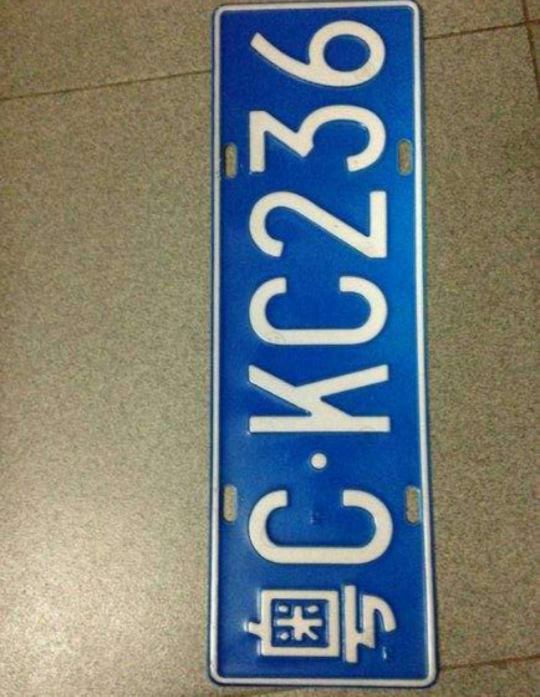
#> input picture pq/5.jpg, 1080 x 1393 px (shown at 1/2 size)
$ python perspective-quadrilateral.py   (Python 2 division)
#> lines starting #> are read from the running program, lines starting #| are printed output that depends on the picture; after the words box and inside, x2 and y2 are one past the last pixel; in counts of white or black regions, pixels touching at a corner belong together

# coding: utf-8

# In[4]:

import cv2
import matplotlib.colors
import requests
import tempfile
import matplotlib.pyplot as plt
import numpy as np


# In[27]:

src = cv2.imread("5.jpg")
#> src is the input picture: shape (1393, 1080, 3); mean B, G, R 123.2, 122.7, 114.1
assert src is not None and len(src), "Empty"


# In[28]:

plt.imshow(cv2.cvtColor(src, cv2.COLOR_BGR2RGB))
_ = plt.xticks([]), plt.yticks([])
plt.show()


# In[29]:

bw = cv2.cvtColor(src, cv2.COLOR_BGR2GRAY)
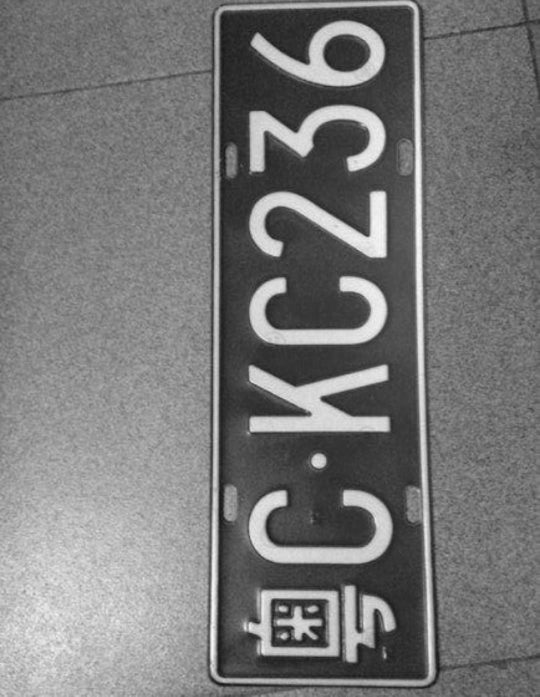
#> bw: shape (1393, 1080) (shown at 1/2 size); min 16, max 251, mean 120.1


# In[30]:

plt.imshow(bw, cmap = 'gray', )
_ = plt.xticks([]), plt.yticks([])
plt.show()


# In[31]:

bw_blur = cv2.blur(bw, (3,3))


# In[32]:

plt.imshow(bw_blur, cmap = 'gray', )
_ = plt.xticks([]), plt.yticks([])
plt.show()


# In[33]:

threshold_min = 100
ratio_min_max = 1
bw_canny = cv2.Canny(bw_blur, threshold_min, threshold_min*ratio_min_max, apertureSize=3)
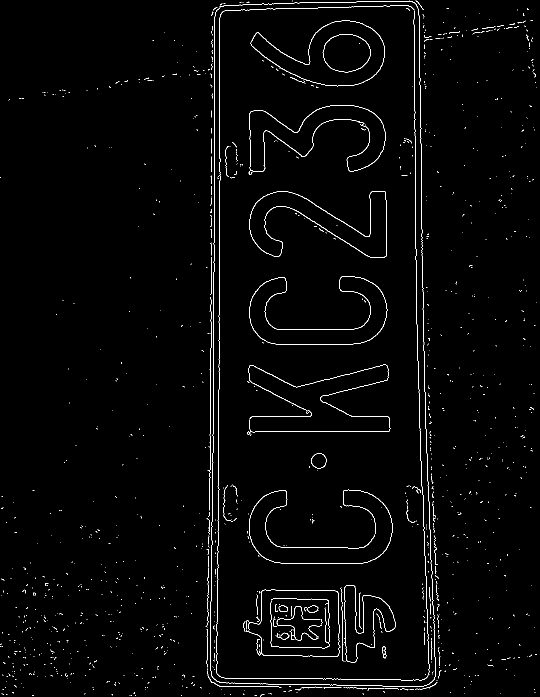
#> bw_canny: shape (1393, 1080) (shown at 1/2 size); 1.6% white in thin lines or dots


# In[34]:

plt.imshow(bw_canny, cmap = 'gray', )
_ = plt.xticks([]), plt.yticks([])
plt.show()


# In[41]:

lines = cv2.HoughLinesP(bw_canny, 1, np.pi/180, 70, minLineLength=80, maxLineGap=10)[0]
#> lines = [[438, 778, 438, 366]]
len(lines)
print "lines_length:",len(lines)
#| lines_length: 1


src_lines = src.copy()
for x1,y1,x2,y2 in lines:
    cv2.line(src_lines,(x1,y1),(x2,y2),(0,255,0),2)
#> this loop made 1 pass
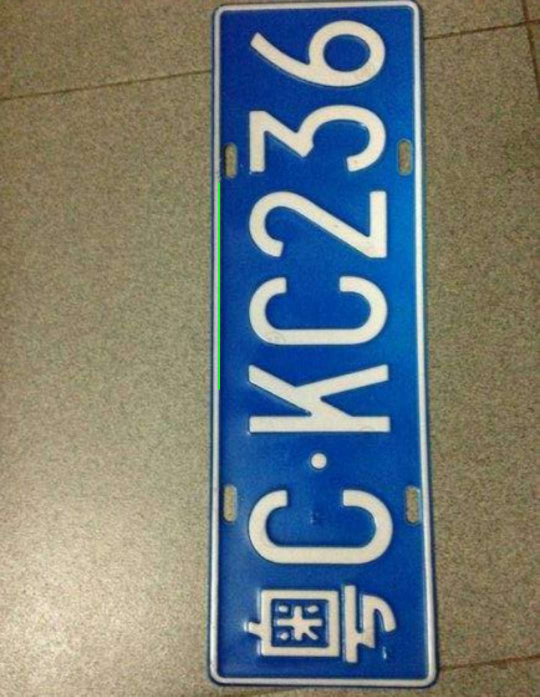
#> src_lines: shape (1393, 1080, 3) (shown at 1/2 size); 0.08% of pixels changed, all inside (x1, y1, x2, y2) = (437, 365, 440, 780)

plt.imshow(cv2.cvtColor(src_lines, cv2.COLOR_BGR2RGB))
_ = plt.xticks([]), plt.yticks([])
plt.show()


# [18 lines left out: function computeIntersect, not called in this run]


corners = []
for i, lineI in enumerate(lines):
    for lineJ in lines[i+1:]:
        x, y = computeIntersect(lineI, lineJ)
        if x >=0 and y >= 0:
            corners.append((x, y))
#> this loop made 1 pass
#> after the loop, corners = []


src_corners = src.copy()
for x1,y1,x2,y2 in lines:
    cv2.line(src_corners,(x1,y1),(x2,y2),(0,255,0),2)

for x1,y1 in corners:
    cv2.circle(src_corners,(x1,y1),3,(0,0,255),2)
#> this loop made 0 passes

plt.imshow(cv2.cvtColor(src_corners, cv2.COLOR_BGR2RGB))
_ = plt.xticks([]), plt.yticks([])
plt.show()


corners_mat = np.array(corners)
#> corners_mat = empty array


#> (the run stopped early here; a loop or call above may not have finished)

$ run again, with pq/1.jpg copied over pq/5.jpg
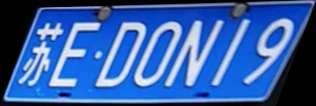
#> input picture pq/1.jpg, 316 x 106 px
#> src is the input picture: shape (106, 316, 3); mean B, G, R 166.9, 96.3, 55.1
#> `bw_canny = cv2.Canny(bw_blur, threshold_min, threshold_min*ratio_min_m..`:
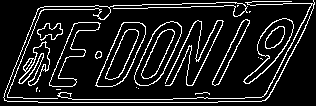
#> bw_canny: shape (106, 316); 11.8% white in thin lines or dots
#> lines = [[38, 102, 217, 102]]
#| lines_length: 1
#> the loop `for x1,y1,x2,y2 in lines:` made 1 pass
#> after the loop `for x1,y1,x2,y2 in lines:`:
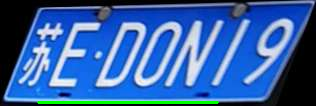
#> src_lines: shape (106, 316, 3); 1.62% of pixels changed, all inside (x1, y1, x2, y2) = (37, 101, 219, 104)
#> the loop `for i, lineI in enumerate(lines):` made 1 pass
#> after the loop `for i, lineI in enumerate(lines):`: corners = []
#> corners_mat = empty array

$ run again, with pq/card.jpg copied over pq/5.jpg
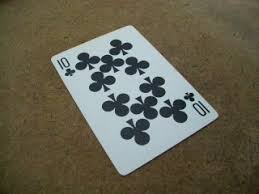
#> input picture pq/card.jpg, 259 x 194 px
#> src is the input picture: shape (194, 259, 3); mean B, G, R 81.1, 98.1, 102
#> `bw_canny = cv2.Canny(bw_blur, threshold_min, threshold_min*ratio_min_m..`:
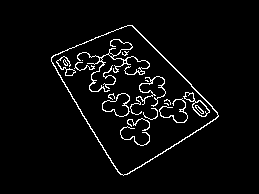
#> bw_canny: shape (194, 259); 4.1% white in thin lines or dots, all inside (x1, y1, x2, y2) = (51, 25, 219, 176)
#> lines = [[51, 61, 118, 172]]
#| lines_length: 1
#> the loop `for x1,y1,x2,y2 in lines:` made 1 pass
#> after the loop `for x1,y1,x2,y2 in lines:`:
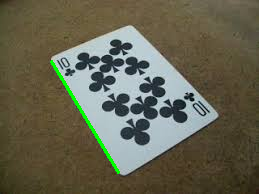
#> src_lines: shape (194, 259, 3); 0.88% of pixels changed, all inside (x1, y1, x2, y2) = (50, 60, 120, 174)
#> the loop `for i, lineI in enumerate(lines):` made 1 pass
#> after the loop `for i, lineI in enumerate(lines):`: corners = []
#> corners_mat = empty array
